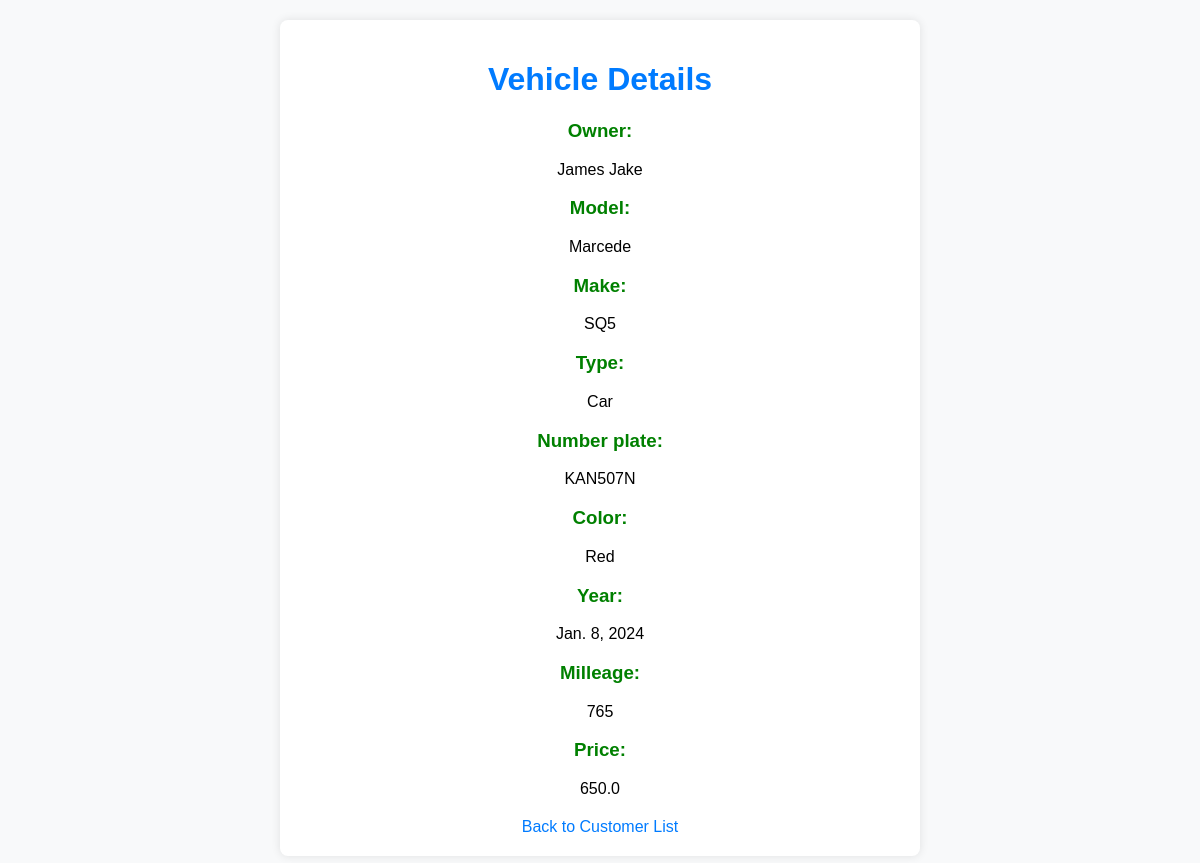
The app's page /view_vehicle/1/ with its own data.
### insuarance/models.py (models this page shows, shortened)
class Vehicle(models.Model):
    owner = models.ForeignKey(Customer, on_delete=models.CASCADE)
    model = models.CharField(max_length=30)
    make = models.CharField(max_length=30)
    type = models.CharField(max_length=30)
    number_plate = models.CharField(max_length=20, unique=True)
    color = models.CharField(max_length=30)
    year = models.DateField()
    milleage = models.IntegerField(default=0)
    vehicle_price = models.FloatField(default=0)
    vehicle_policies = models.ManyToManyField(Policy, related_name='vehicles', blank=True)

class Customer(models.Model):
    first_name = models.CharField(max_length=30)
    last_name = models.CharField(max_length=30)
    dls_no = models.CharField(null=True,max_length=30, unique=True)
    id_number = models.IntegerField(unique=True)
    email = models.EmailField(null=True, unique=True)
    phone_no = models.CharField(default=0,max_length=15)
    address = models.CharField(max_length=30, default='unknown')
    gender = models.CharField(
        max_length=10,
        choices=GENDER_CHOICES,
        default='Male'
    )
    def __str__(self):
        return f"{self.first_name} {self.last_name}"

### insuarance/views.py (the view)
# urls.py: path('view_vehicle/<str:number_plate>/', view_vehicle, name='view_vehicle'),
def view_vehicle(request,number_plate):
    vehicle = get_object_or_404(Vehicle, id=number_plate)
    return render(request, 'view_vehicle.html', {'vehicle': vehicle})

### insuarance/templates/view_vehicle.html (shortened to what this page needs)
<!DOCTYPE html>
<html lang="en">
<head>
</head>
<body>
    <div class="customer-details">
        <center><h1>Vehicle Details</h1></center>
       <center><p><h3>Owner:</h3> {{ vehicle.owner }}</p>
        <p><h3>Model:</h3> {{ vehicle.model }}</p>
        <p><h3>Make:</h3> {{ vehicle.make }}</p>
        <p><h3>Type:</h3> {{ vehicle.type }}</p>
        <p><h3>Number plate:</h3> {{ vehicle.number_plate }}</p>
        <p><h3>Color:</h3> {{ vehicle.color }}</p>
        <p><h3>Year:</h3> {{ vehicle.year }}</p>
        <p><h3>Milleage:</h3> {{ vehicle.milleage }}</p>
           <p><h3>Price:</h3> {{ vehicle.vehicle_price }}</p>
        <a href="{% url 'insuarance:view_customers' %}">Back to Customer List</a>
           </center>
    </div>
</body>
</html>

### insuarance/templates/view_vehicle.html (style rules this page uses)
body { font-family: Arial, sans-serif; background-color: #f8f9fa; margin: 20px; }
h1 { color: #007bff; }
h3 { color: green; }
p { margin: 10px 0; }
.customer-details { max-width: 600px; margin: 0 auto; background-color: #fff; padding: 20px; border-radius: 8px; box-shadow: 0 0 10px rgba(0, 0, 0, 0.1); }
a { display: block; margin-top: 20px; color: #007bff; text-decoration: none; }

### records on screen
Vehicle: owner "James Jake", model "Marcede", make "SQ5", type "Car", number_plate "KAN507N", color "Red", year "Jan. 8, 2024", milleage "765", vehicle_price "650.0"
